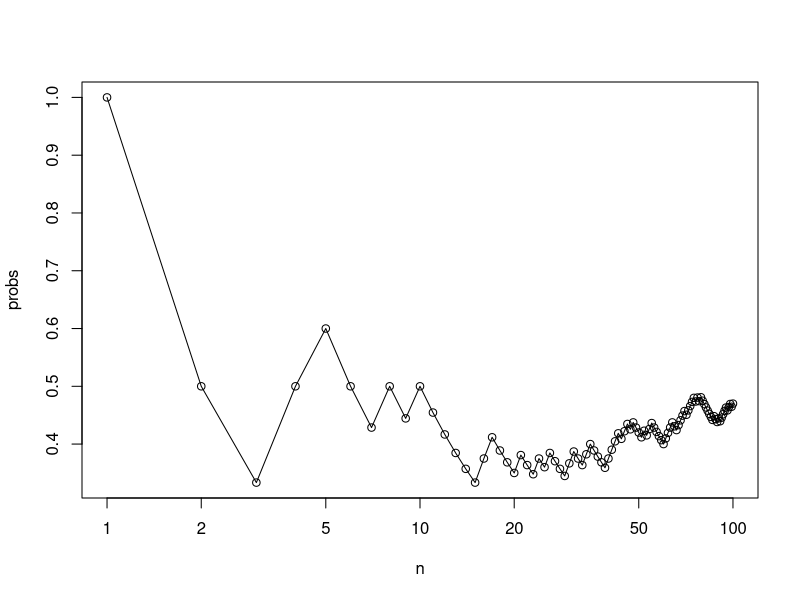

This figure's R source:
##---- Sampling

N <- 100
flips <- sample(x=c(0,1), prob=c(.5, .5), size=N, replace=T)
cum <- cumsum(flips)
n <- 1:N
probs <- cum / n
plot(n, probs, type="o", log="x")

#----
